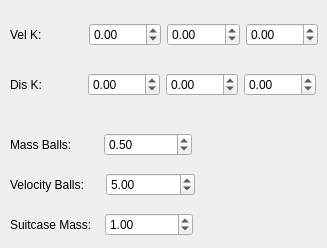
          <widget class="QWidget" name="tab_3">
           <attribute name="title">
            <string>Robustez</string>
           </attribute>
           <widget class="QWidget" name="layoutWidget_2">
            <property name="geometry">
             <rect>
              <x>10</x>
              <y>70</y>
              <width>306</width>
              <height>29</height>
             </rect>
            </property>
            <layout class="QHBoxLayout" name="horizontalLayout_40">
             <item>
              <widget class="QLabel" name="label_25">
               <property name="text">
                <string>Dis K:</string>
               </property>
              </widget>
             </item>
             <item>
              <widget class="QDoubleSpinBox" name="xkDis">
               <property name="minimum">
                <double>-500.000000000000000</double>
               </property>
               <property name="maximum">
                <double>500.000000000000000</double>
               </property>
              </widget>
             </item>
             <item>
              <widget class="QDoubleSpinBox" name="ykDis">
               <property name="minimum">
                <double>-500.000000000000000</double>
               </property>
               <property name="maximum">
                <double>500.000000000000000</double>
               </property>
              </widget>
             </item>
             <item>
              <widget class="QDoubleSpinBox" name="zkDis">
               <property name="minimum">
                <double>-500.000000000000000</double>
               </property>
               <property name="maximum">
                <double>500.000000000000000</double>
               </property>
              </widget>
             </item>
            </layout>
           </widget>
           <widget class="QWidget" name="layoutWidget_3">
            <property name="geometry">
             <rect>
              <x>10</x>
              <y>20</y>
              <width>308</width>
              <height>29</height>
             </rect>
            </property>
            <layout class="QHBoxLayout" name="horizontalLayout_41">
             <item>
              <widget class="QLabel" name="label_38">
               <property name="text">
                <string>Vel K:</string>
               </property>
              </widget>
             </item>
             <item>
              <widget class="QDoubleSpinBox" name="xkFor">
               <property name="minimum">
                <double>-500.000000000000000</double>
               </property>
               <property name="maximum">
                <double>500.000000000000000</double>
               </property>
              </widget>
             </item>
             <item>
              <widget class="QDoubleSpinBox" name="ykFor">
               <property name="minimum">
                <double>-500.000000000000000</double>
               </property>
               <property name="maximum">
                <double>500.000000000000000</double>
               </property>
              </widget>
             </item>
             <item>
              <widget class="QDoubleSpinBox" name="zkFor">
               <property name="minimum">
                <double>-500.000000000000000</double>
               </property>
               <property name="maximum">
                <double>500.000000000000000</double>
               </property>
              </widget>
             </item>
            </layout>
           </widget>
           <widget class="QWidget" name="layoutWidget">
            <property name="geometry">
             <rect>
              <x>10</x>
              <y>130</y>
              <width>182</width>
              <height>29</height>
             </rect>
            </property>
            <layout class="QHBoxLayout" name="horizontalLayout_43">
             <item>
              <widget class="QLabel" name="label_40">
               <property name="text">
                <string>Mass Balls:</string>
               </property>
              </widget>
             </item>
             <item>
              <widget class="QDoubleSpinBox" name="densityBall">
               <property name="minimum">
                <double>-500.000000000000000</double>
               </property>
               <property name="maximum">
                <double>500.000000000000000</double>
               </property>
               <property name="value">
                <double>0.500000000000000</double>
               </property>
              </widget>
             </item>
            </layout>
           </widget>
           <widget class="QWidget" name="layoutWidget">
            <property name="geometry">
             <rect>
              <x>10</x>
              <y>170</y>
              <width>185</width>
              <height>29</height>
             </rect>
            </property>
            <layout class="QHBoxLayout" name="horizontalLayout_44">
             <item>
              <widget class="QLabel" name="label_41">
               <property name="text">
                <string>Velocity Balls:</string>
               </property>
              </widget>
             </item>
             <item>
              <widget class="QDoubleSpinBox" name="velocityBall">
               <property name="minimum">
                <double>-500.000000000000000</double>
               </property>
               <property name="maximum">
                <double>500.000000000000000</double>
               </property>
               <property name="value">
                <double>5.000000000000000</double>
               </property>
              </widget>
             </item>
            </layout>
           </widget>
           <widget class="QWidget" name="layoutWidget">
            <property name="geometry">
             <rect>
              <x>10</x>
              <y>210</y>
              <width>183</width>
              <height>29</height>
             </rect>
            </property>
            <layout class="QHBoxLayout" name="horizontalLayout_49">
             <item>
              <widget class="QLabel" name="label_46">
               <property name="text">
                <string>Suitcase Mass:</string>
               </property>
              </widget>
             </item>
             <item>
              <widget class="QDoubleSpinBox" name="massSuitcase">
               <property name="maximum">
                <double>999.990000000000009</double>
               </property>
               <property name="singleStep">
                <double>5.000000000000000</double>
               </property>
               <property name="value">
                <double>1.000000000000000</double>
               </property>
              </widget>
             </item>
            </layout>
           </widget>
          </widget>
